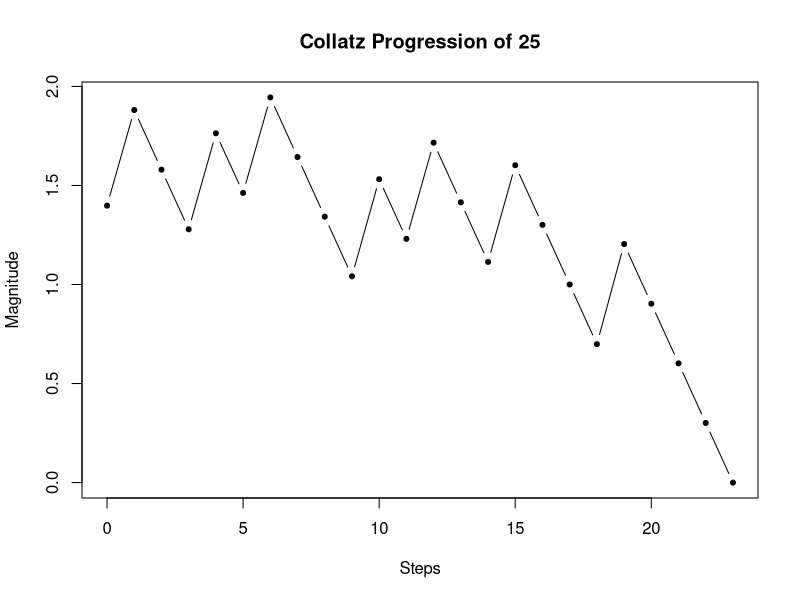
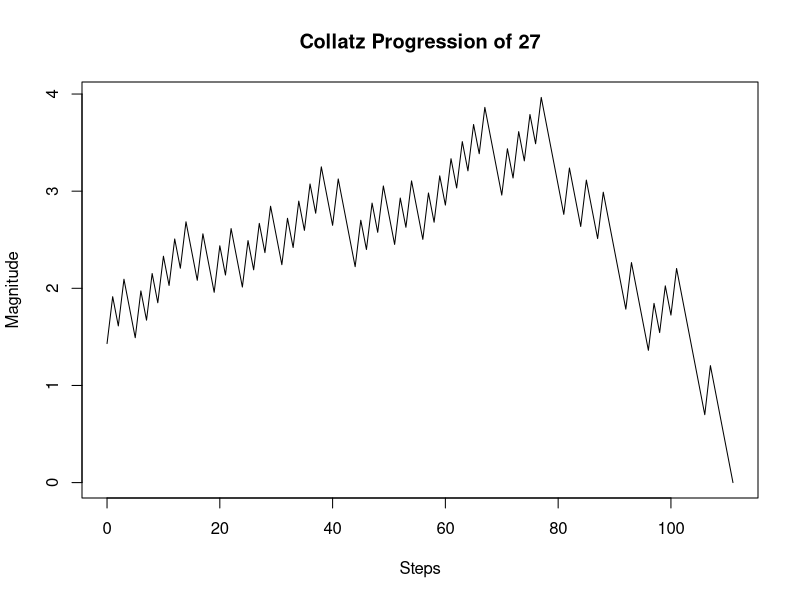
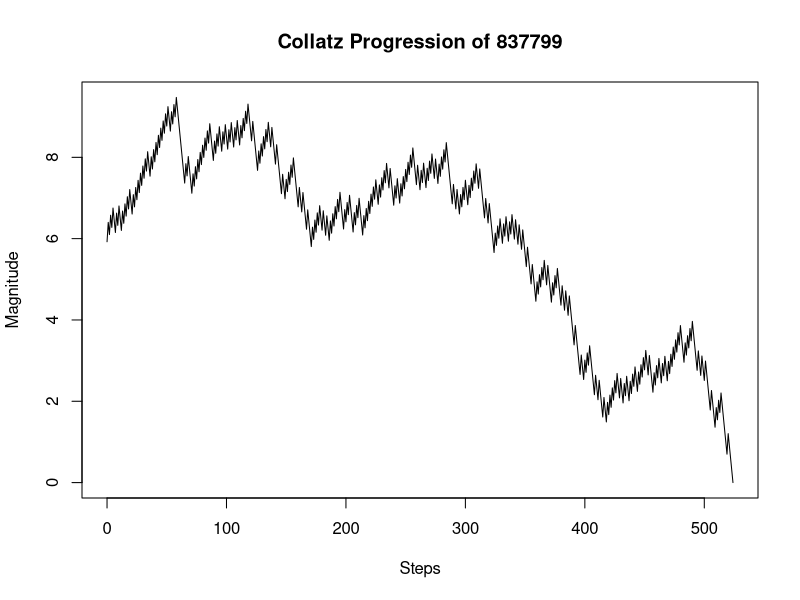

Here is the R script that generated these plots, in order:
#This implementation of the Collatz Sequence was one of the first programs I wrote in R, on the day I learned how to use loops.

collatz <- function(input, track = TRUE, chart = track, saveSequence = FALSE) {
  input.initial <- input #Input value will be changed, so save the original.
  collatz.sequence <- c(input.initial) #The input becomes the first element in the sequence.
  while(input != 1) {
    if(input %% 1 != 0) {
      stop("This function requires an integer input.")
    } else if(input < 1) {
      stop("Starting input must be a natural number.")
    } else if (input %% 2 == 0) {
      input <- input/2
    } else
      input <- 3*input + 1
    if(track == TRUE){ #If `track` is set to TRUE, print each iteration of the sequence.
      print(input)
      }
    collatz.sequence <- c(collatz.sequence, input)
  }
  
  if(saveSequence == TRUE){
    collatz.sequence <<- collatz.sequence
  }
  
  noquote(print(paste("Completed in", length(collatz.sequence) - 1, "steps.")))
  noquote(print(paste("Maximum value reached was ", max(collatz.sequence), ", which is ", round(max(collatz.sequence)/input.initial, 4), " times as large as the starting input of ", input.initial, ".", sep = "")))
  
  #By default, a the `chart` parameter is set equal to the input for `track`.
    #The appearance of the plot differs depending on the number of steps required.
    #It's plotted on a log scale so that each step can be clearly seen.
  if(chart == TRUE){
    if(length(collatz.sequence) > 50) {
      plot(y = log(collatz.sequence, 10), x = 0:(length(collatz.sequence) - 1), type = "l",
           xlab = "Steps", ylab = "Magnitude", main = paste("Collatz Progression of", input.initial))
      } else {
        plot(y = log(collatz.sequence, 10), x = 0:(length(collatz.sequence) - 1), pch = 20, type = "b",
             xlab = "Steps", ylab = "Magnitude", main = paste("Collatz Progression of", input.initial))      
      }
  }
  
  return(data.frame("Input" = input.initial, "Steps" = length(collatz.sequence) - 1, "Maximum" = max(collatz.sequence)))
}


#Examples

#The plot for a short sequence (length <= 50) has dots for every point
collatz(25)

#The plot for a longer sequence has only lines.
collatz(27)

#For lengthy sequences, it's best to set `track` to FALSE.
collatz(837799, track = FALSE, chart = TRUE, saveSequence = TRUE)
